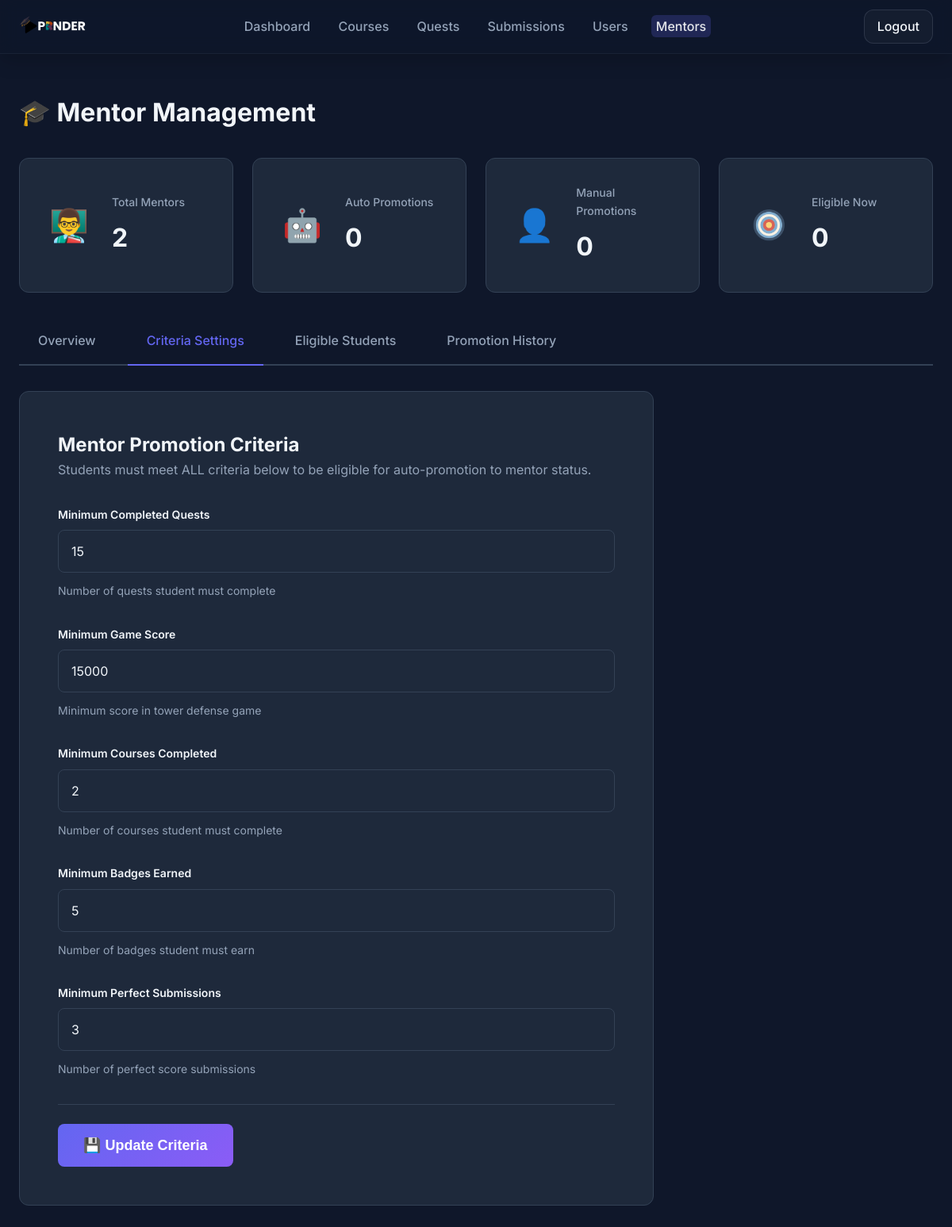
Screenshot of /public/admin/mentors.php?action=criteria (signed in) with the database file from the repository.
### tables this page shows
CREATE TABLE `mentor_criteria` (
  `id` int(10) UNSIGNED NOT NULL,
  `criteria_key` varchar(50) NOT NULL,
  `name` varchar(120) NOT NULL,
  `description` text DEFAULT NULL,
  `threshold_value` int(10) UNSIGNED NOT NULL,
  `is_active` tinyint(1) NOT NULL DEFAULT 1,
  `created_at` timestamp NOT NULL DEFAULT current_timestamp(),
  `updated_at` timestamp NOT NULL DEFAULT current_timestamp() ON UPDATE current_timestamp()
);

### public/admin/mentors.php (the view, shortened to what the rows shown need)
<?php
require_once __DIR__ . '/../../src/MentorPromotion.php';
try {
    $checkTable = db()->query("SHOW TABLES LIKE 'mentor_criteria'");
    $tableExists = $checkTable->fetch();
    if (!$tableExists) {
        $needsSetup = true;
    } else {
        $needsSetup = false;
        $mentorPromotion = new MentorPromotion(db());
    }
} catch (Exception $e) {
    $needsSetup = true;
}
$action = $_GET['action'] ?? 'overview';
if (!$needsSetup) {
    $criteriaStmt = db()->query('SELECT * FROM mentor_criteria ORDER BY id');
    $criteria = $criteriaStmt->fetchAll();
}
if (!$needsSetup) {
    $promotionsStmt = db()->query('
        SELECT mp.*, u.email, p.full_name, a.email as promoted_by_email
        FROM mentor_promotions mp
        INNER JOIN users u ON u.id = mp.user_id
        LEFT JOIN user_profiles p ON p.user_id = u.id
        LEFT JOIN users a ON a.id = mp.promoted_by
        ORDER BY mp.promoted_at DESC
        LIMIT 20
    ');
    $promotions = $promotionsStmt->fetchAll();
    $eligibleStmt = db()->query('
        SELECT u.id, u.email, p.full_name,
               COUNT(DISTINCT s.id) as total_submissions
        FROM users u
        LEFT JOIN user_profiles p ON p.user_id = u.id
        LEFT JOIN submissions s ON s.user_id = u.id
        WHERE u.role IN ("student", "user")
        AND NOT EXISTS (
            SELECT 1 FROM mentor_promotions mp WHERE mp.user_id = u.id
        )
        GROUP BY u.id
        ORDER BY total_submissions DESC
        LIMIT 50
    ');
    $eligibleStudents = $eligibleStmt->fetchAll();
    foreach ($eligibleStudents as $student) {
        $eligibility = $mentorPromotion->checkEligibility($student['id']);
    }
} else {
    $promotions = [];
    $eligibleStudents = [];
    $checkedStudents = [];
    $criteria = [];
    $stats = [];
}
?>
<!DOCTYPE html>
<html lang="en">
<head>
    <link rel="stylesheet" href="../styles.css">
</head>
<body>
    <section class="admin-section">
        <div class="container">
            <div class="admin-header">
                <h1>🎓 Mentor Management</h1>
            </div>
            <?php if ($needsSetup): ?>
                <div class="admin-panel" style="background: linear-gradient(135deg, #ef4444 0%, #dc2626 100%); border: 2px solid #ef4444; padding: 2rem; margin: 2rem 0;">
                    <h2 style="color: white; margin-bottom: 1rem; font-size: 1.5rem;"><img src="../../images/Pending.png" alt="Warning" style="width: 24px; height: 24px; object-fit: contain; vertical-align: middle; margin-right: 8px;">Mentor System Not Set Up</h2>
                    <p style="color: white; margin-bottom: 1.5rem; font-size: 1.1rem;">
                        The mentor system database tables haven't been created yet. Please run the migration to enable this feature.
                    </p>
                    <div style="background: rgba(0,0,0,0.2); border-radius: 0.5rem; padding: 1.5rem; margin-bottom: 1.5rem;">
                        <h3 style="color: white; margin-bottom: 1rem;">📋 Setup Instructions:</h3>
                        <ol style="color: white; line-height: 1.8; margin-left: 1.5rem;">
                            <li><strong>Option 1 - Command Line (Recommended):</strong>
                                <pre style="background: rgba(0,0,0,0.3); padding: 0.75rem; border-radius: 0.25rem; margin: 0.5rem 0; color: #fbbf24; font-size: 0.9rem; overflow-x: auto;">cd C:\xampp\htdocs\Websys
php run_migration.php</pre>
                            </li>
                            <li style="margin-top: 1rem;"><strong>Option 2 - phpMyAdmin:</strong>
                                <ul style="margin-left: 1rem; margin-top: 0.5rem;">
                                    <li>Open <a href="http://localhost/phpmyadmin" target="_blank" style="color: #fbbf24; text-decoration: underline;">phpMyAdmin</a></li>
                                    <li>Select database: <code style="background: rgba(0,0,0,0.3); padding: 0.2rem 0.5rem; border-radius: 0.25rem;">pbl_gamified</code></li>
                                    <li>Go to "Import" tab</li>
                                    <li>Choose file: <code style="background: rgba(0,0,0,0.3); padding: 0.2rem 0.5rem; border-radius: 0.25rem;">db/migrations/add_mentor_system.sql</code></li>
                                    <li>Click "Go"</li>
                                </ul>
                            </li>
                        </ol>
                    </div>
                    <p style="color: white; font-size: 0.9rem; opacity: 0.9;">
                        📚 For more details, see <code style="background: rgba(0,0,0,0.3); padding: 0.2rem 0.5rem; border-radius: 0.25rem;">MENTOR_SETUP.md</code> in the root directory.
                    </p>
                </div>
            <?php else: ?>
            <?php if ($action === 'overview'): ?>
                <div class="admin-panel">
                    <h2>Recent Promotions</h2>
                    <?php if (!empty($promotions)): ?>
                        <div class="admin-table-wrapper">
                            <table class="admin-table">
                                <thead>
                                    <tr>
                                        <th>Student</th>
                                        <th>Type</th>
                                        <th>Promoted By</th>
                                        <th>Date</th>
                                        <th>Notes</th>
                                    </tr>
                                </thead>
                                <tbody>
                                    <?php foreach ($promotions as $promo): ?>
                                        <tr>
                                            <td><?php echo htmlspecialchars($promo['full_name'] ?? $promo['email']); ?></td>
                                            <td>
                                                <span class="status-badge status-<?php echo $promo['promotion_type'] === 'auto' ? 'passed' : 'pending'; ?>">
                                                    <?php echo ucfirst($promo['promotion_type']); ?>
                                                </span>
                                            </td>
                                            <td><?php echo $promo['promoted_by'] ? htmlspecialchars($promo['promoted_by_email']) : 'System'; ?></td>
                                            <td><?php echo date('M j, Y', strtotime($promo['promoted_at'])); ?></td>
                                            <td><?php echo htmlspecialchars(substr($promo['notes'] ?? '', 0, 50)); ?></td>
                                        </tr>
                                    <?php endforeach; ?>
                                </tbody>
                            </table>
                        </div>
                    <?php else: ?>
                        <div class="empty-state">
                            <div class="empty-icon">🎓</div>
                            <h3>No promotions yet</h3>
                        </div>
                    <?php endif; ?>
                </div>
            <?php elseif ($action === 'criteria'): ?>
                <div class="admin-form-container">
                    <h2>Mentor Promotion Criteria</h2>
                    <form method="post" class="admin-form">
                        <?php foreach ($criteria as $criterion): ?>
                            <div class="form-group">
                                <label for="criteria_<?php echo $criterion['id']; ?>" class="form-label">
                                    <?php echo htmlspecialchars($criterion['name']); ?>
                                </label>
                                <input
                                    type="number"
                                    id="criteria_<?php echo $criterion['id']; ?>"
                                    name="criteria[<?php echo $criterion['id']; ?>]"
                                    class="form-input"
                                    value="<?php echo $criterion['threshold_value']; ?>"
                                    min="0"
                                    <?php echo !$criterion['is_active'] ? 'disabled' : ''; ?>
                                >
                                <small class="form-help"><?php echo htmlspecialchars($criterion['description']); ?></small>
                            </div>
                        <?php endforeach; ?>
                    </form>
                </div>
            <?php endif; ?>
            <?php endif;  ?>
        </div>
    </section>
</body>
</html>

### rows the page displays
mentor_criteria: name "Minimum Completed Quests", threshold_value "15", description "Number of quests student must complete"
mentor_criteria: name "Minimum Game Score", threshold_value "15000", description "Minimum score in tower defense game"
mentor_criteria: name "Minimum Courses Completed", threshold_value "2", description "Number of courses student must complete"
mentor_criteria: name "Minimum Badges Earned", threshold_value "5", description "Number of badges student must earn"
mentor_criteria: name "Minimum Perfect Submissions", threshold_value "3", description "Number of perfect score submissions"

### other values shown
$stats['total_mentors'] "2"
$stats['auto_promotions'] "0"
$stats['manual_promotions'] "0"
count($checkedStudents) "0"
